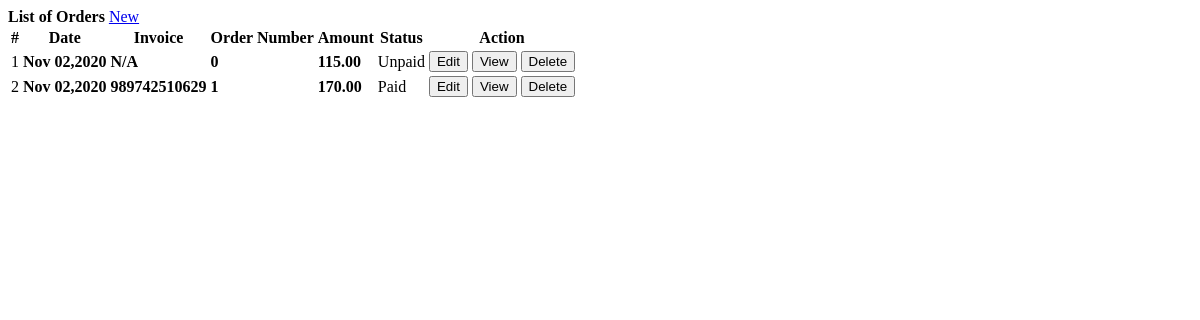
/orders.php, run on the app's committed database.
### tables this page shows
CREATE TABLE `orders` (
  `id` int(11) NOT NULL,
  `ref_no` varchar(50) NOT NULL,
  `total_amount` float NOT NULL,
  `amount_tendered` float NOT NULL,
  `order_number` int(30) NOT NULL,
  `date_created` datetime NOT NULL DEFAULT current_timestamp()
);

### orders.php (the view, shortened to what this page needs)
<?php include('db_connect.php');?>
<div class="container-fluid">
	<div class="col-lg-12">
		<div class="row">
			<div class="col-md-12">
				<div class="card">
					<div class="card-header">
						<b>List of Orders </b>
						<span class="float:right"><a class="btn btn-primary btn-block btn-sm col-sm-2 float-right" href="javascript:void(0)" id="new_order">
					<i class="fa fa-plus"></i> New
				</a></span>
					</div>
					<div class="card-body">
						<table class="table table-condensed table-bordered table-hover">
							<thead>
								<tr>
									<th class="text-center">#</th>
									<th class="">Date</th>
									<th class="">Invoice</th>
									<th class="">Order Number</th>
									<th class="">Amount</th>
									<th class="">Status</th>
									<th class="text-center">Action</th>
								</tr>
							</thead>
							<tbody>
								<?php
								$i = 1;
								$order = $conn->query("SELECT * FROM orders order by unix_timestamp(date_created) desc ");
								while($row=$order->fetch_assoc()):
								?>
								<tr>
									<td class="text-center"><?php echo $i++ ?></td>
									<td>
										<p> <b><?php echo date("M d,Y",strtotime($row['date_created'])) ?></b></p>
									</td>
									<td>
										<p> <b><?php echo $row['amount_tendered'] > 0 ? $row['ref_no'] : 'N/A' ?></b></p>
									</td>
									<td>
										<p> <b><?php echo $row['order_number'] ?></b></p>
									</td>
									<td>
										<p class="text-right"> <b><?php echo number_format($row['total_amount'],2) ?></b></p>
									</td>
									<td class="text-center">
										<?php if($row['amount_tendered'] > 0): ?>
											<span class="badge badge-success">Paid</span>
										<?php else: ?>
											<span class="badge badge-primary">Unpaid</span>
										<?php endif; ?>
									</td>
									<td class="text-center">
										<button class="btn btn-sm btn-outline-primary " type="button" onclick="location.href='billing/index.php?id=<?php echo $row['id'] ?>'" data-id="<?php echo $row['id'] ?>" >Edit</button>
										<button class="btn btn-sm btn-outline-primary view_order" type="button" data-id="<?php echo $row['id'] ?>">View</button>
										<button class="btn btn-sm btn-outline-danger delete_order" type="button" data-id="<?php echo $row['id'] ?>">Delete</button>
									</td>
								</tr>
								<?php endwhile; ?>
							</tbody>
						</table>
					</div>
				</div>
			</div>
		</div>
	</div>
</div>

### orders.php (style rules this page uses)
td { vertical-align: middle !important; }
td p { margin: unset }

### data on the page
orders: date_created "Nov 02,2020", amount_tendered "N/A", order_number "0", total_amount "115.00"
orders: date_created "Nov 02,2020", ref_no "989742510629", order_number "1", total_amount "170.00", amount_tendered "Paid"
